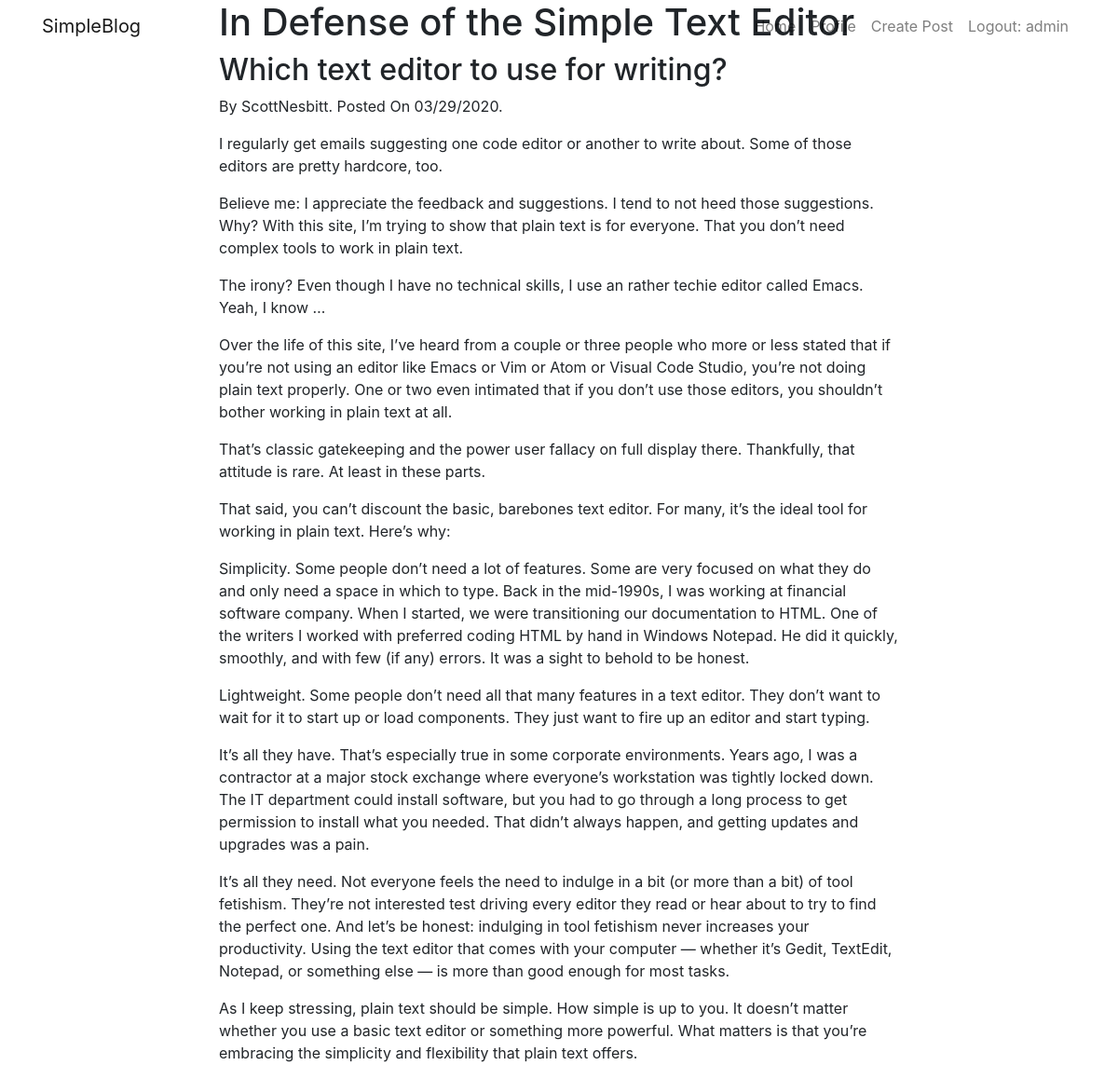
The app's page /view/3 (signed in) with its own data.
### core/models.py (models this page shows)
class BlogEntry(models.Model):
    article = models.CharField(max_length=4000)
    heading = models.CharField(max_length=400)
    subheading = models.CharField(max_length=800, default="")
    author = models.ForeignKey(User, on_delete=models.CASCADE, default=None)
    pubDate = models.DateField("Date Published")

### core/views.py (the view)
# urls.py: path('view/<int:blog_id>', views.view, name='view'),
def view(request, blog_id):
    post = BlogEntry.objects.get(id=blog_id)
    return render(request, "view.html", {"post":post})

### core/templates/view.html (shortened to what this page needs)
{% extends 'base.html' %}
{% block header %}
<div class="container">
  <div class="row">
    <div class="col-lg-8 col-md-10 mx-auto">
      <div class="post-heading">
        <h1>{{post.heading}}</h1>
        <h2 class="subheading">{{post.subheading}}</h2>
        <span class="meta">By {{post.author.username }}. Posted On {{post.pubDate|date:"SHORT_DATE_FORMAT"}}.
        </span>
      </div>
    </div>
  </div>
</div>
{% endblock %}
{% block content %}
<article>
  <div class="container">
    <div class="row">
      <div class="col-lg-8 col-md-10 mx-auto">
        <p>{{post.article|linebreaks}}</p>
      </div>
    </div>
  </div>
</article>
{% endblock %}

### core/templates/base.html (shortened to what this page needs)
<!DOCTYPE html>
<html lang="en">
<head>
  {% load static %}
  <link href="{% static 'vendor/bootstrap/css/bootstrap.min.css' %}" rel="stylesheet">
  <link href="{% static 'vendor/fontawesome-free/css/all.min.css' %}" rel="stylesheet" type="text/css">
  <link href="{% static 'css/custom.css' %}" rel="stylesheet">
</head>
<body>
  <nav class="navbar navbar-expand-lg navbar-light fixed-top" id="mainNav">
    <div class="container">
      <a class="navbar-brand" href="index.html">SimpleBlog</a>
      <div class="collapse navbar-collapse" id="navbarResponsive">
        <ul class="navbar-nav ml-auto">
          {% if user.is_authenticated %}
          <li class="nav-item">
            <a class="nav-link" href="{% url 'home' %}"> Home</a>
          </li>
          <li class="nav-item">
            <a class="nav-link" href="{% url 'profile' %}">Profile</a>
          </li>
          <li class="nav-item">
            <a class="nav-link" href="{% url 'createPost' %}">Create Post</a>
          </li>
          <li class="nav-item">
            <a class="nav-link" href="/accounts/logout">Logout: {{user.username}}</a>
          </li>
          {% endif %}
        </ul>
      </div>
    </div>
  </nav>
  <header class="masthead">
    {% block header %}
    {% endblock %}
  </header>
  {% block content %}
  {% endblock %}
</body>
</html>

### records on screen
BlogEntry: heading "In Defense of the Simple Text Editor", subheading "Which text editor to use for writing?", author.username "ScottNesbitt", pubDate "03/29/2020", article "I regularly get emails suggesting one code editor or another to write about. Some of those editors are pretty hardcore, too. Believe me: I appreciate the feedback and suggestions. I tend to not heed those suggestions. Why? With this site, I’m trying to show that plain text is for everyone. That you don’t need complex tools to work in plain text. The irony? Even though I have no technical skills, I use an rather techie editor called Emacs. Yeah, I know … Over the life of this site, I’ve heard from a couple or three people who more or less stated that if you’re not using an editor like Emacs or Vim or Atom or Visual Code Studio, you’re not doing plain text properly. One or two even intimated…"

### other values on screen
{{ user.username }} "admin"
